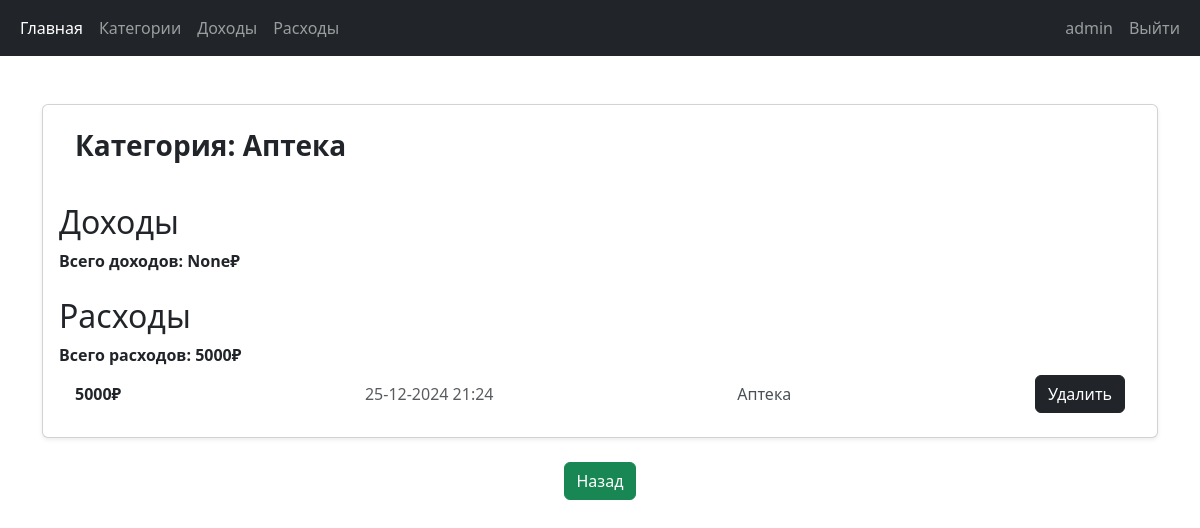
The page /3 (signed in) on the database as committed earlier.
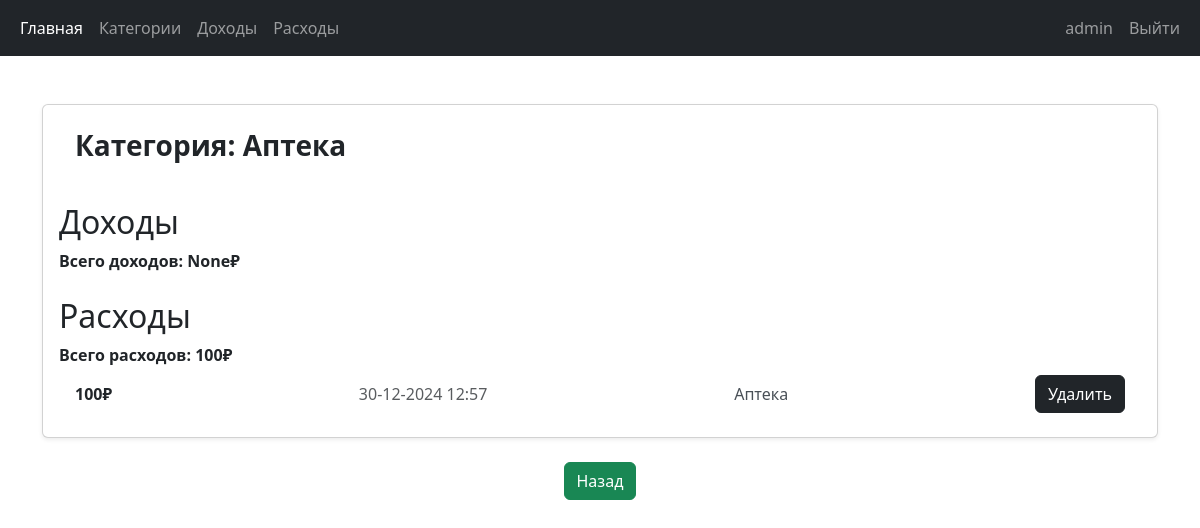
The same page on the database as committed later.
### dashboard/models.py (models this page shows, shortened)
class Expense(models.Model):
    category = models.ForeignKey(
        Category,
        on_delete=models.CASCADE,
        related_name="expenses",
        verbose_name="Категория",
    )
    amount = models.IntegerField()
    date = models.DateTimeField(auto_now_add=True)
    author = models.ForeignKey(
        User,
        on_delete=models.CASCADE,
        verbose_name="Автор расхода",
    )

class Category(models.Model):
    title = models.CharField(max_length=255)
    author = models.ForeignKey(
        User,
        on_delete=models.CASCADE,
        verbose_name="Автор категории",
    )

### dashboard/views.py (the view)
# urls.py: path("<int:pk>", CategoryDetailView.as_view(), name="category_detail"),
class CategoryDetailView(LoginRequiredMixin, DetailView):
    queryset = Category.objects.select_related("author")
    template_name = "detail.html"
    def get_context_data(self, **kwargs):
        context = super().get_context_data(**kwargs)
        user = self.request.user
        category = self.object
        expenses, total_exp = get_totals(user, Expense, {"category": category})
        incomes, total_inc = get_totals(user, Income, {"category": category})
        context["expenses"] = expenses
        context["total_exp"] = total_exp
        context["incomes"] = incomes
        context["total_inc"] = total_inc
        return context

### dashboard/views.py (called while the page is built)
def get_totals(user, model, filter_params=None):
    try:
        filter_params = filter_params or {}
        items = model.objects.filter(author=user, **filter_params)
        total = items.aggregate(total=Sum("amount")).get("total", 0)
        return items, total
    except DatabaseError as e:
        print(f"Database error: {e}")
        return None, 0

### templates/detail.html (shortened to what this page needs)
{% extends "base.html" %}
{% block content %}
<br>
<br>
<div class="card shadow-sm">
    <div class="card-body">
        <ul class="list-group list-group-flush">
            <li class="list-group-item d-flex justify-content-between align-items-center">
                <h3><span class="fw-bold">Категория: {{ category.title }}</span></h3>
            </li>
        </ul>
        <h2 class="mt-4">Доходы</h2>
        <ul class="list-group list-group-flush">
            <span class="fw-bold">Всего доходов: {{ total_inc }}₽</span>
        </ul>
        <h2 class="mt-4">Расходы</h2>
        <ul class="list-group list-group-flush">
            <span class="fw-bold">Всего расходов: {{ total_exp }}₽</span>
            {% for expense in expenses %}
            <li class="list-group-item d-flex justify-content-between align-items-center">
                <span class="fw-bold">{{ expense.amount }}₽</span>
                <span class="text-muted">{{ expense.date|date:"d-m-Y H:i" }}</span>
                <span class="text-light-emphasis">{{ expense.category.title }}</span>
                <form method="POST" action="{% url 'expense_del' expense.id %}">
                    <button type="submit" class="btn btn-dark">Удалить</button>
                </form>
            </li>
            {% endfor %}
        </ul>
    </div>
</div>
<div class="text-center mt-4">
    <a href="/" class="btn btn-success">Назад</a>
</div>
{% endblock %}

Rows that differ between the two databases and show on the page:
removed Expense: amount "5000", date "25-12-2024 21:24", category "Аптека"
added Expense: amount "100", date "30-12-2024 12:57", category "Аптека"
Other text that changed with them:
{{ total_exp }}: "5000" → "100"
